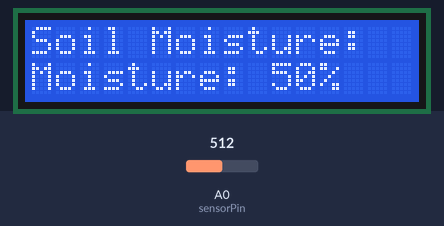
This sketch was run on a simulated Arduino Uno, built with avr-gcc and run on an emulated ATmega328P. Parts: 16×2 character LCD. Inputs (shaded band) come from the test bench; at power-on: A0 (sensorPin) = 512. What the sketch prints to the serial monitor is not drawn.

Above: at 2.2 s.
2.3 s: A0 (sensorPin) set to 716
At 4.2 s:
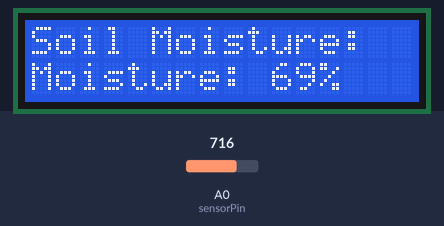
4.6 s: A0 (sensorPin) set to 900
At 5.7 s:
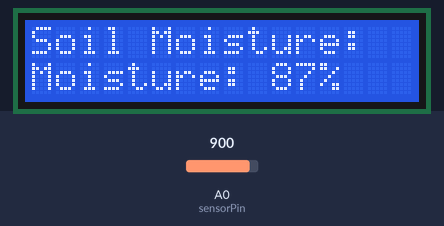
6.6 s: A0 (sensorPin) set to 1023
At 8.4 s:
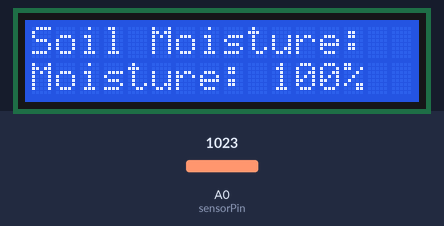
Timing chart, 0 to 9.9 s (numbered marks = the images above; inputs shaded):
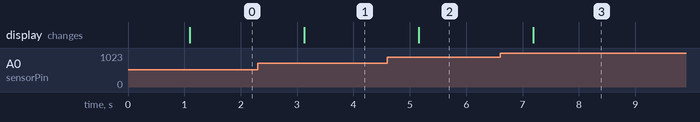

Measured:
- after the input at 2.3 s, the display: changes after 0.83 s (image 1)
- after the input at 4.6 s, the display: changes after 0.56 s (image 2)
- after the input at 6.6 s, the display: changes after 0.59 s (image 3)

The sketch:

LCD_Moisture.ino
```cpp
#include <Wire.h>
#include <LiquidCrystal_I2C.h>
LiquidCrystal_I2C lcd(0x27, 16, 2);

int sensorPin = A0;  // Soil moisture sensor pin
int sensorValue = 0; // Variable to store sensor value

void setup() {
  lcd.begin();
  lcd.backlight(); // Turn on the LCD backlight
  lcd.setCursor(0, 0);
  lcd.print("Soil Moisture:");
  delay(1000);
  Serial.begin(9600);
}

void loop() {
  sensorValue = analogRead(sensorPin); // Read sensor value (0-1023)

  // Convert to percentage (assuming 0 = dry, 1023 = wet)
  int moisturePercent = map(sensorValue, 0, 1023, 0, 100);

  // Display on LCD
  lcd.setCursor(0, 1);
  lcd.print("Moisture: ");
  lcd.print(moisturePercent);
  lcd.print("%   "); // Clear extra characters

  // Print to Serial Monitor
  Serial.print("Soil Moisture: ");
  Serial.print(moisturePercent);
  Serial.println("%");

  delay(1000); // Update every second
}
```
